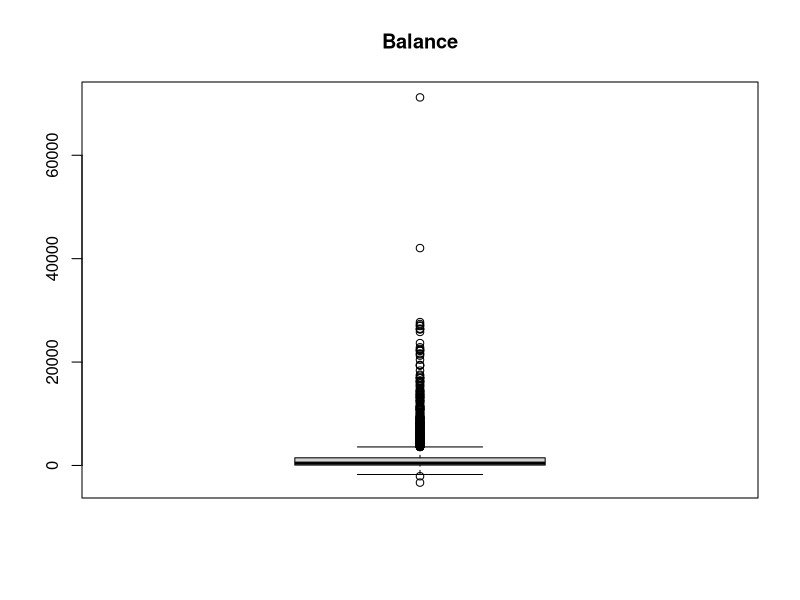
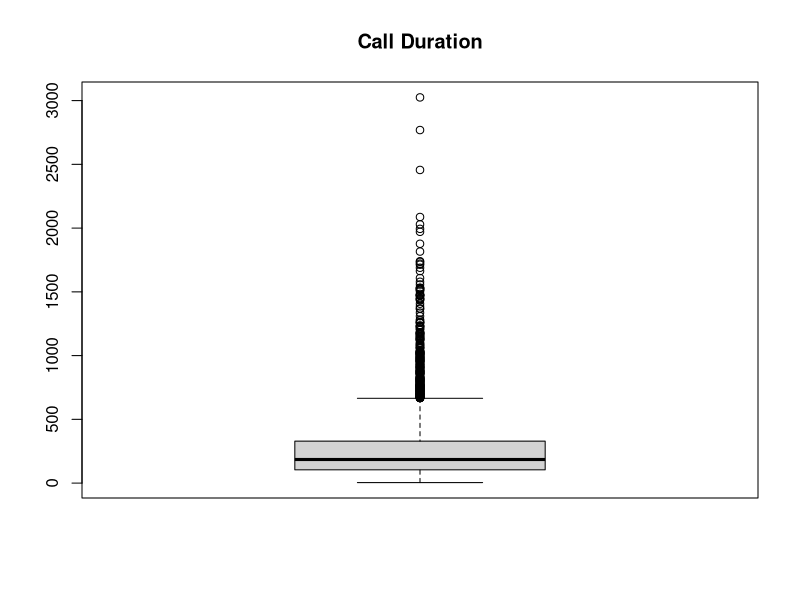
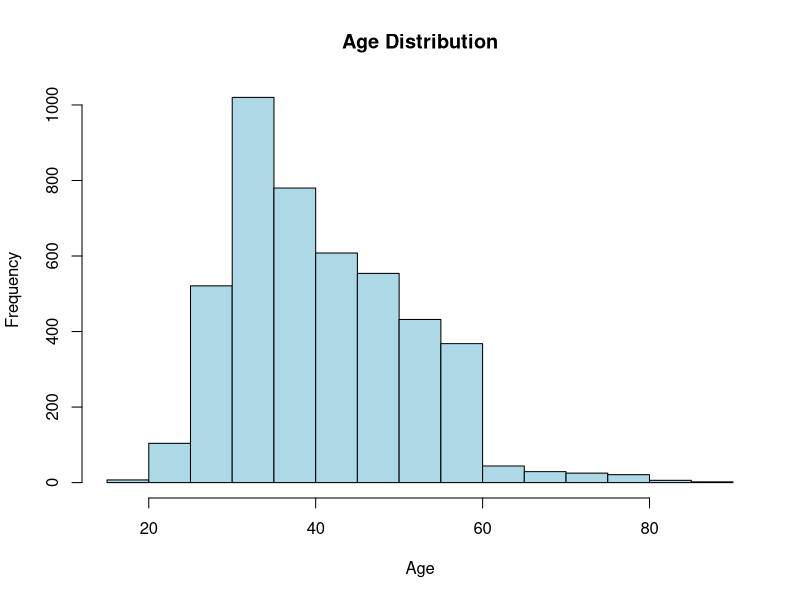
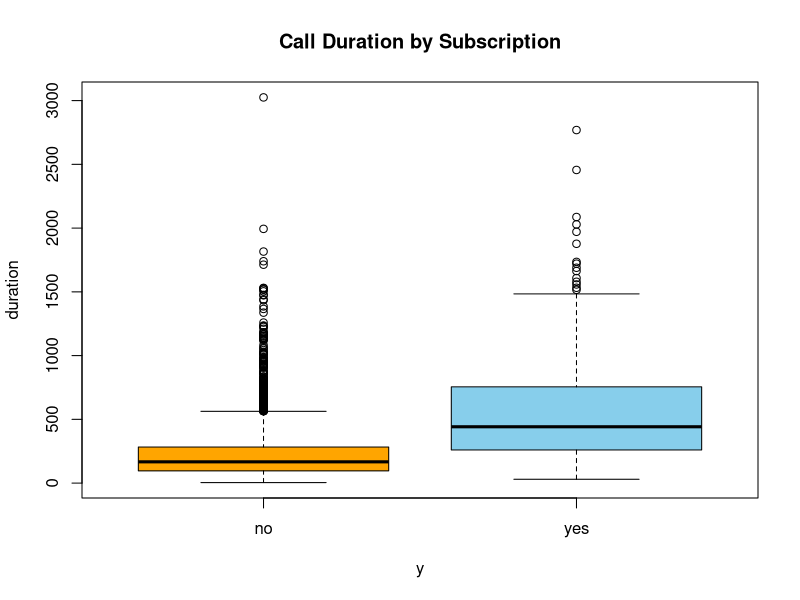
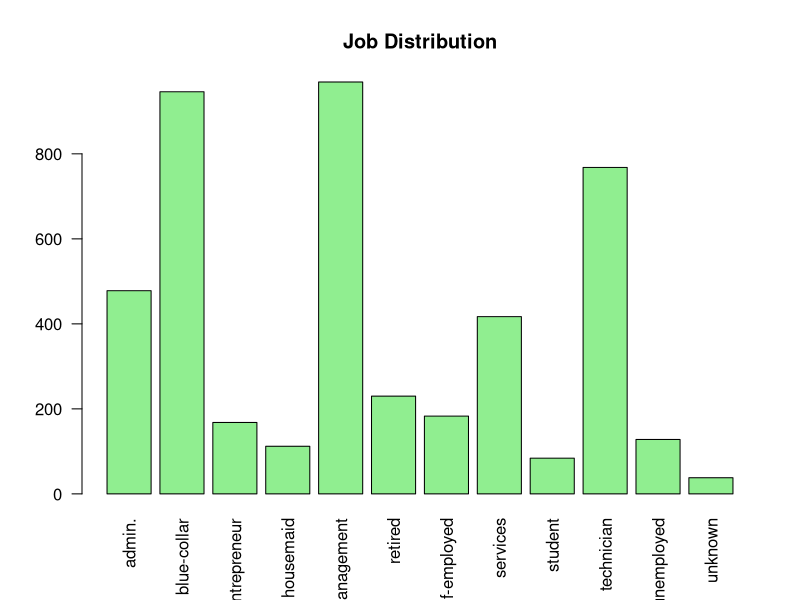
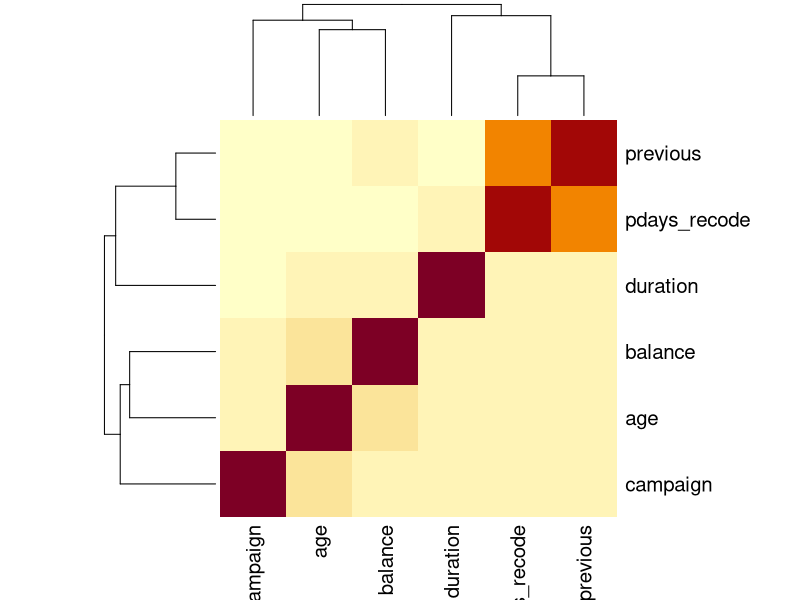
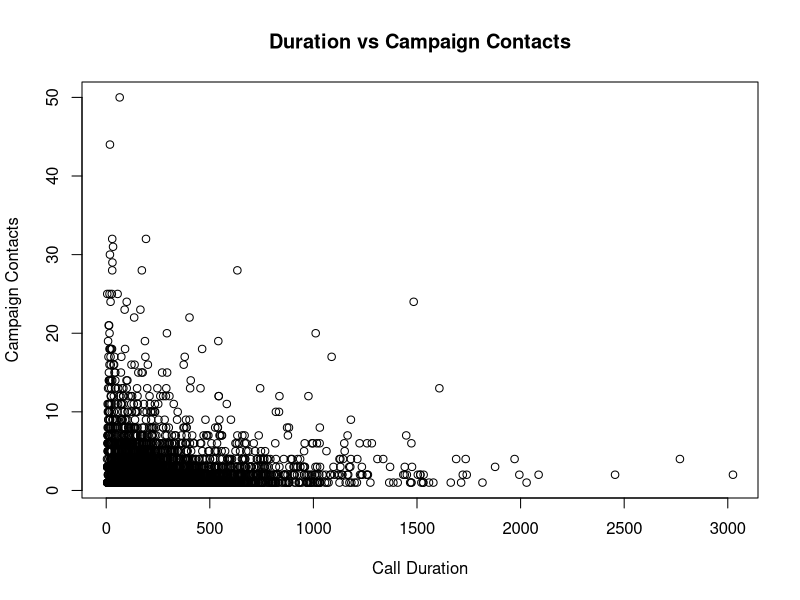
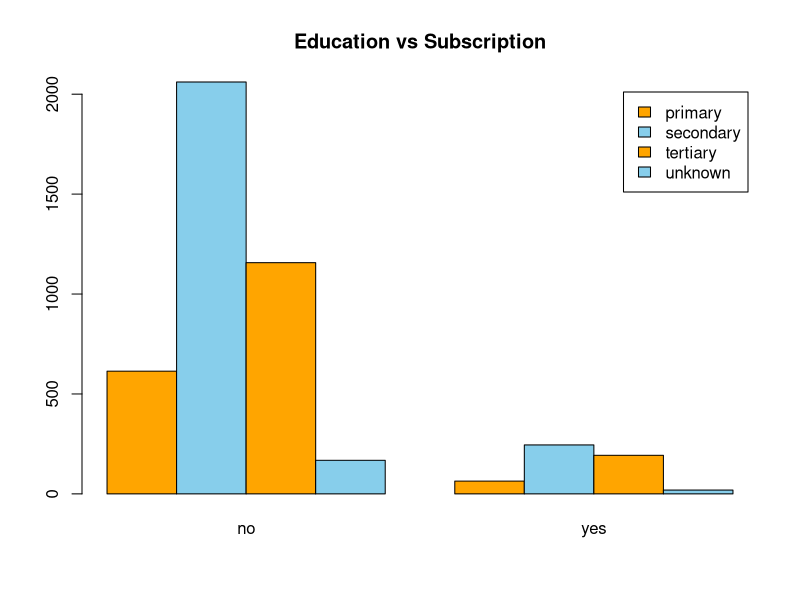

Write R code to recreate these figures, in order.
## ---- chunk 1
knitr::opts_chunk$set(echo = TRUE)
## ---- chunk 2
library(ggplot2)
library(caret)
library(MASS)
library(pscl)
library(rpart)
library(pROC)
library(readr)
## ---- chunk 3
bank <- read.csv("bank-1.csv")
head(bank)

## ---- chunk 4
bank$pdays_recode <- ifelse(bank$pdays == -1, 0, bank$pdays)
## ---- chunk 5
bank$job <- as.factor(bank$job)
bank$education <- as.factor(bank$education)
bank$marital <- as.factor(bank$marital)
bank$default <- as.factor(bank$default)
bank$housing <- as.factor(bank$housing)
bank$loan <- as.factor(bank$loan)
bank$contact <- as.factor(bank$contact)
bank$month <- as.factor(bank$month)
bank$poutcome <- as.factor(bank$poutcome)
bank$y <- as.factor(bank$y)
## ---- chunk 6
boxplot(bank$balance, main = "Balance")
boxplot(bank$duration, main = "Call Duration")
## ---- chunk 7
summary(bank[, sapply(bank, is.numeric)])
## ---- chunk 8
table(bank$job)
prop.table(table(bank$education))
table(bank$y)
## ---- chunk 9
unique(bank$pdays)
summary(bank$duration)
## ---- chunk 10
hist(bank$age,
     col="lightblue",
     main="Age Distribution",
     xlab="Age")
## ---- chunk 11
boxplot(duration ~ y, data=bank,
        col=c("orange","skyblue"),
        main="Call Duration by Subscription")
## ---- chunk 12
barplot(table(bank$job),
        las=2,
        col="lightgreen",
        main="Job Distribution")
## ---- chunk 13
numeric_vars <- bank[, c("age","balance","duration","campaign",
                       "pdays_recode","previous")]

cor_matrix <- cor(numeric_vars)

heatmap(cor_matrix)
## ---- chunk 14
plot(bank$duration, bank$campaign,
     xlab="Call Duration",
     ylab="Campaign Contacts",
     main="Duration vs Campaign Contacts")
## ---- chunk 15
 table_edu_y <- table(bank$education, bank$y)

barplot(table_edu_y,
        beside=TRUE,
        col=c("orange","skyblue"),
        legend=TRUE,
        main="Education vs Subscription")
## ---- chunk 16
plot(bank$duration, bank$campaign)
## ---- chunk 17
cor(bank[, c("duration", "campaign", "pdays_recode")])
## ---- chunk 18
set.seed(123)
train_idx <- sample(1:nrow(bank), size = 0.7 * nrow(bank))
train <- bank[train_idx, ]
test <- bank[-train_idx, ]
## ---- chunk 19
train_campaign <- train[, !names(train) %in% c("y")]
test_campaign <- test[, !names(test) %in% c("y")]
## ---- chunk 20
model_campaign_full <- lm(campaign ~., data = train_campaign)
## ---- chunk 21
model_campaign_step <- step(model_campaign_full, direction = "both", trace = 0)
summary(model_campaign_step)
## ---- chunk 22
set.seed(100)
cv_control <- trainControl(method = "cv", number = 10)
model_campaign_full_cv <- train(campaign ~ ., data = train_campaign, method = "lm", trControl = cv_control)
## ---- chunk 23
step_formula_campaign <- formula(model_campaign_step)
model_campaign_step_cv <- train(step_formula_campaign, data = train_campaign, method = "lm", trControl = cv_control)
## ---- chunk 24
print("Campaign Model - 10-Fold CV RMSE Comparison:")
print(paste("Full Model RMSE:", model_campaign_full_cv$results$RMSE))
print(paste("Stepwise Model RMSE:", model_campaign_step_cv$results$RMSE))
## ---- chunk 25
plot(model_campaign_step$fitted.values, resid(model_campaign_step), 
     xlab = "Fitted Values",
     ylab = "Residuals",
     main = "Residual Plot: Campaign Model")
abline(h = 0, col = "red", lty = 2)
## ---- chunk 26
pred_campaign <- predict(model_campaign_step, newdata = test_campaign)
rmse_campaign <- sqrt(mean((pred_campaign - test_campaign$campaign)^2))
print(paste("Test Set RMSE for Campaign:", rmse_campaign))
## ---- chunk 27
summary(model_campaign_step)
## ---- chunk 28
train_pdays <- train[, !names(train) %in% c("y", "pdays")]
test_pdays <- test[, !names(test) %in% c("y", "pdays")]
## ---- chunk 29
model_pdays_full <- lm(pdays_recode ~., data = train_pdays)
## ---- chunk 30
model_pdays_step <- step(model_pdays_full, direction = "both", trace = 0)
summary(model_pdays_step)
## ---- chunk 31
set.seed(100)
model_pdays_full_cv <- train(pdays_recode ~ ., data = train_pdays, method = "lm", trControl = cv_control)
## ---- chunk 32
step_formula_pdays <- formula(model_pdays_step)
model_pdays_step_cv <- train(step_formula_pdays, data = train_pdays, method = "lm", trControl = cv_control)
## ---- chunk 33
print("Pdays Model - 10-Fold CV RMSE Comparison:")
print(paste("Full Model RMSE:", model_pdays_full_cv$results$RMSE))
print(paste("Stepwise Model RMSE:", model_pdays_step_cv$results$RMSE))
## ---- chunk 34
plot(model_pdays_step$fitted.values, resid(model_pdays_step), 
     xlab = "Fitted Values",
     ylab = "Residuals",
     main = "Residual Plot: Pdays Model")
abline(h = 0, col = "red", lty = 2)
## ---- chunk 35
pred_pdays <- predict(model_pdays_step, newdata = test_pdays)
rmse_pdays <- sqrt(mean((pred_pdays - test_pdays$pdays_recode)^2))
print(paste("Test Set RMSE for Pdays:", rmse_pdays))
## ---- chunk 36
summary(model_pdays_step)
## ---- chunk 37
train_duration <- train[, !names(train) %in% c("y")]
test_duration <- test[, !names(test) %in% c("y")]
## ---- chunk 38
model_duration_full <- lm(duration ~., data = train_duration)
## ---- chunk 39
model_duration_step <- step(model_duration_full, direction = "both", trace = 0)
summary(model_duration_step)
## ---- chunk 40
set.seed(100)
model_duration_full_cv <- train(duration ~ ., data = train_duration, method = "lm", trControl = cv_control)
## ---- chunk 41
step_formula_duration <- formula(model_duration_step)
model_duration_step_cv <- train(step_formula_duration, data = train_duration, method = "lm", trControl = cv_control)
## ---- chunk 42
print("Duration Model - 10-Fold CV RMSE Comparison:")
print(paste("Full Model RMSE:", model_duration_full_cv$results$RMSE))
print(paste("Stepwise Model RMSE:", model_duration_step_cv$results$RMSE))
## ---- chunk 43
plot(model_duration_step$fitted.values, resid(model_duration_step), 
     xlab = "Fitted Values",
     ylab = "Residuals",
     main = "Residual Plot: Duration Model")
abline(h = 0, col = "red", lty = 2)
## ---- chunk 44
pred_duration <- predict(model_duration_step, newdata = test_duration)
rmse_duration <- sqrt(mean((pred_duration - test_duration$duration)^2))
print(paste("Test Set RMSE for Duration:", rmse_duration))
## ---- chunk 45
summary(model_duration_step)
## ---- chunk 46
print("TASK 2 SUMMARY")
print("Test Set RMSE Results:")
print(paste("Campaign:    ", round(rmse_campaign, 3)))
print(paste("pdays_recode:", round(rmse_pdays, 3)))
print(paste("Duration:    ", round(rmse_duration, 3)))
